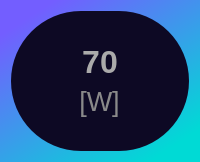
                 <widget class="QFrame" name="frame_33">
                  <property name="sizePolicy">
                   <sizepolicy hsizetype="Fixed" vsizetype="Fixed">
                    <horstretch>0</horstretch>
                    <verstretch>0</verstretch>
                   </sizepolicy>
                  </property>
                  <property name="minimumSize">
                   <size>
                    <width>160</width>
                    <height>160</height>
                   </size>
                  </property>
                  <property name="maximumSize">
                   <size>
                    <width>200</width>
                    <height>200</height>
                   </size>
                  </property>
                  <property name="styleSheet">
                   <string notr="true">background-color: qlineargradient(spread:pad, x1:0.898305, y1:0.880682, x2:0.226, y2:0.0397727, stop:0 rgba(0, 218, 213, 255), stop:1 rgba(115, 94, 255, 255));
border: none;
border-radius: 80px;</string>
                  </property>
                  <property name="frameShape">
                   <enum>QFrame::Shape::StyledPanel</enum>
                  </property>
                  <property name="frameShadow">
                   <enum>QFrame::Shadow::Raised</enum>
                  </property>
                  <property name="lineWidth">
                   <number>1</number>
                  </property>
                  <layout class="QHBoxLayout" name="horizontalLayout_20">
                   <item>
                    <widget class="QFrame" name="frame_34">
                     <property name="sizePolicy">
                      <sizepolicy hsizetype="Fixed" vsizetype="Fixed">
                       <horstretch>0</horstretch>
                       <verstretch>0</verstretch>
                      </sizepolicy>
                     </property>
                     <property name="minimumSize">
                      <size>
                       <width>140</width>
                       <height>140</height>
                      </size>
                     </property>
                     <property name="maximumSize">
                      <size>
                       <width>180</width>
                       <height>180</height>
                      </size>
                     </property>
                     <property name="styleSheet">
                      <string notr="true">background-color: rgb(13, 9, 36);
border-radius: 70px;</string>
                     </property>
                     <property name="frameShape">
                      <enum>QFrame::Shape::NoFrame</enum>
                     </property>
                     <property name="frameShadow">
                      <enum>QFrame::Shadow::Raised</enum>
                     </property>
                     <layout class="QHBoxLayout" name="horizontalLayout_21">
                      <item alignment="Qt::AlignmentFlag::AlignHCenter|Qt::AlignmentFlag::AlignVCenter">
                       <widget class="QFrame" name="frame_32">
                        <property name="sizePolicy">
                         <sizepolicy hsizetype="Fixed" vsizetype="Fixed">
                          <horstretch>0</horstretch>
                          <verstretch>0</verstretch>
                         </sizepolicy>
                        </property>
                        <property name="minimumSize">
                         <size>
                          <width>80</width>
                          <height>80</height>
                         </size>
                        </property>
                        <property name="maximumSize">
                         <size>
                          <width>16777215</width>
                          <height>16777215</height>
                         </size>
                        </property>
                        <property name="styleSheet">
                         <string notr="true">border: none;
background-color: transparent;</string>
                        </property>
                        <property name="frameShape">
                         <enum>QFrame::Shape::NoFrame</enum>
                        </property>
                        <property name="frameShadow">
                         <enum>QFrame::Shadow::Raised</enum>
                        </property>
                        <layout class="QVBoxLayout" name="verticalLayout_3">
                         <item alignment="Qt::AlignmentFlag::AlignHCenter|Qt::AlignmentFlag::AlignVCenter">
                          <widget class="QLabel" name="read_powerValue">
                           <property name="font">
                            <font>
                             <pointsize>24</pointsize>
                             <bold>true</bold>
                            </font>
                           </property>
                           <property name="styleSheet">
                            <string notr="true">color: rgb(170, 170, 170);</string>
                           </property>
                           <property name="text">
                            <string>70</string>
                           </property>
                           <property name="alignment">
                            <set>Qt::AlignmentFlag::AlignCenter</set>
                           </property>
                          </widget>
                         </item>
                         <item alignment="Qt::AlignmentFlag::AlignHCenter|Qt::AlignmentFlag::AlignVCenter">
                          <widget class="QLabel" name="label_20">
                           <property name="font">
                            <font>
                             <pointsize>20</pointsize>
                             <bold>false</bold>
                            </font>
                           </property>
                           <property name="styleSheet">
                            <string notr="true">color: rgb(138, 138, 138);</string>
                           </property>
                           <property name="text">
                            <string>[W]</string>
                           </property>
                           <property name="alignment">
                            <set>Qt::AlignmentFlag::AlignCenter</set>
                           </property>
                          </widget>
                         </item>
                        </layout>
                       </widget>
                      </item>
                     </layout>
                    </widget>
                   </item>
                  </layout>
                 </widget>
